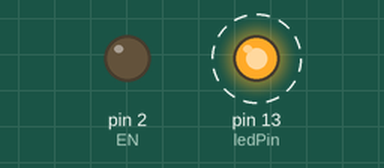
This sketch was run on a simulated Arduino Uno, built with avr-gcc and run on an emulated ATmega328P. Parts: output pins drawn as LEDs (lit = HIGH). Dashed ring = blinking.

Above: at 0.2 s.
Timing chart, 0 to 3.0 s (numbered marks = the images above):
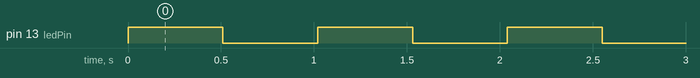

Measured:
- by itself, pin 13 (ledPin): alternates HIGH for 0.51 s and LOW for 0.51 s

The sketch:

RS485ReceivingDataFreeRTOS.ino
```cpp
// RS485ReceivingDataFreeRTOS
// Changing to use FreeRTOS directly without frt.
// instead of task management using TaskManagerIO
// DFR0219 example code to receive data
////////////////////////////////////////////////////////////////////////////////////
// PSEUDOCODE
// Set TASK_off
// WHILE TASK_off IF data_available THEN IF value == 'A' THEN switch_on & set TASK_on
// switch_on: turn LED on and schedule switch_off in 500 milliseconds
// switch_off: turn LED off and set TASK_off
///////////////////////////////////////////////////////////////////////////////////
// This needs work to sort out how to schedule the tasks.
// I have made separate tasks SwitchTask and ReceiveTask.
// The idea is that ReceiveTask will run all the time at priority 1.
// It will turn on SwitchTask at priority 2 as needed.
// This task controls the timeing of the switches on and off.
// This works for the first three or four switches and then the LED switches
// on and off more quickly. Using a mutex around Task_State does not change things.
///////////////////////////////////////////////////////////////////////////////////
// This is now translated to use the FreeRTOS interface
// As a first case this always flashes.
//////////////////////////////////////////////////////////////////////////////////

#include <Arduino_FreeRTOS.h>

int EN = 2;  // RS485 enable/disable pin for Rx/Tx
// High to transmit, low to receive.
int ledPin = 13;
int value;

enum { LED_off, LED_on } Led_State;

enum { TASK_off, TASK_on} Task_State;

void TaskSwitch  (void *pvParameters);
void TaskReceive (void *pvParameters);

void setup() {
  // put your setup code here, to run once:
  pinMode(EN, OUTPUT);
  Serial.begin(115200);
  pinMode(ledPin, OUTPUT);
  digitalWrite(ledPin, LOW);
  Led_State = LED_off;
  Task_State = TASK_off;
  xTaskCreate(TaskSwitch, "Switch", 128, NULL, 2, NULL);
  xTaskCreate(TaskReceive, "Receive", 128, NULL, 1, NULL);
}

void loop() {
  // put your main code here, to run repeatedly:
}

void switch_off() {
  digitalWrite(ledPin, LOW);
  Led_State = LED_off;
}

void switch_on() {
  digitalWrite(ledPin, HIGH);
  Led_State = LED_on;
}

void TaskSwitch(void *pvParameters)
{
  (void) pvParameters;

  for (;;)
  {
    switch_on();
  	vTaskDelay(500 / portTICK_PERIOD_MS );
    switch_off();
  	vTaskDelay(500 / portTICK_PERIOD_MS );
  }
}

void TaskReceive(void *pvParameters)
{
  for (;;)
  {
    digitalWrite(EN, LOW); // Enable receiving data
    if (Task_State == TASK_off) {
      value = Serial.read();
      if (-1 != value) {
        if ('A' == value) {
          Task_State = TASK_on;
   	      vTaskDelay(500 / portTICK_PERIOD_MS );
          Task_State = TASK_off;
        }
      }
    }
  }
}
```
